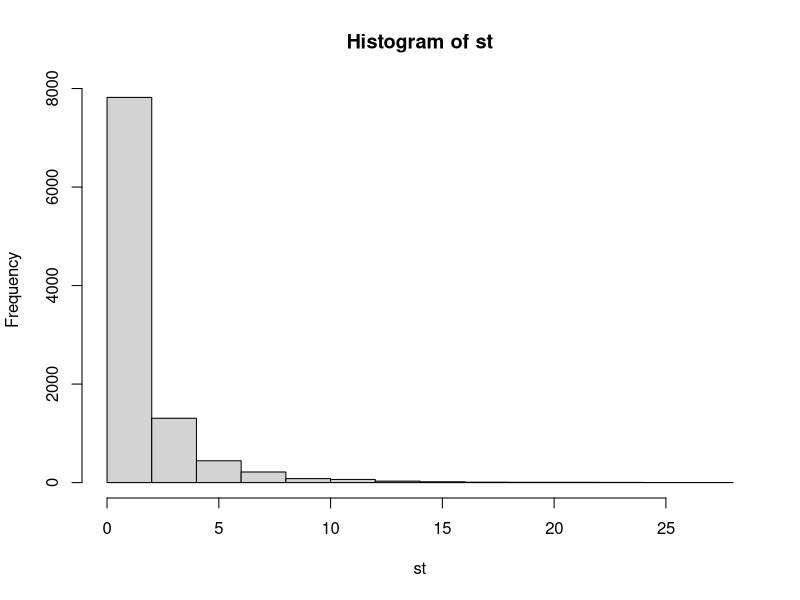

Here is the R script that generated this plot:
set.seed(42)


#-------------------excersise 1:

#parameters
#number of clients
clients = 10000
#shape
a = 0.6500
#a = 0,5556
#scale
b = 1

#THEORY
#firstly we define the expected service time, based on theory
#Mean E[x]
Theor_mean<- b * gamma((a + 1)/a)
#Variance Var[X]
Theor_var <- b^2 *(gamma((a+2)/a) - (gamma((a+1)/a))^2)
#COefficent of variation
Theor_cv <- sqrt(Theor_var/(Theor_mean)^2)


#EXPERIMENT
#then we define our weibull distribution
service_time <-rweibull(clients, a, b)
#in order to analyze the parameters we convert it into a vector
st <- as.vector(service_time)

Obtained_mean <- mean(st)
Obtained_var <- var(st)
#Obtained_median <- median(st)
Obtained_cv <- sqrt(var(st))/mean(st)


sprintf(" Mean")
sprintf("From theory = %s", Theor_mean)
sprintf("From experiment = %s", Obtained_mean)
#sprintf("From experiment = %s", Obtained_median)

sprintf(" Variance")
sprintf("From theory = %s", Theor_var)
sprintf("From experiment = %s", Obtained_var)

sprintf(" Coeficent of variation")
sprintf("From theory = %s", Theor_cv)
sprintf("From experiment = %s", Obtained_cv)



hist(st)



  